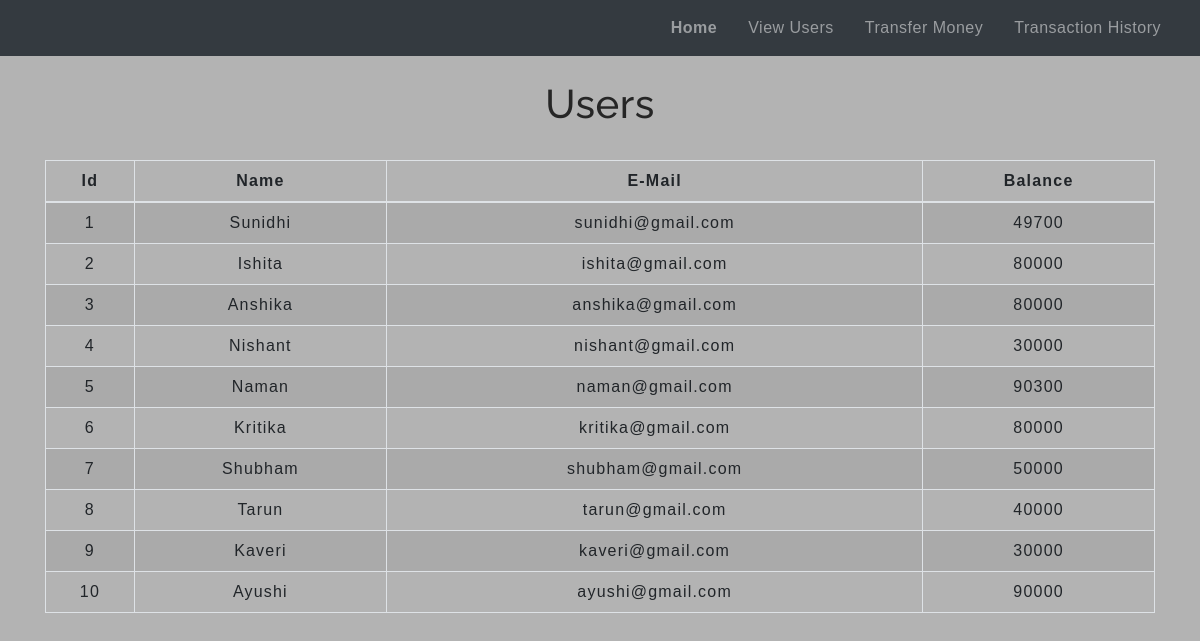
Screenshot of /viewcustomer.php with the database file from the repository.
### tables this page shows
CREATE TABLE `users` (
  `id` int(3) NOT NULL,
  `name` text NOT NULL,
  `email` varchar(30) NOT NULL,
  `balance` int(8) NOT NULL
);

### viewcustomer.php (the view, shortened to what this page needs)
<!DOCTYPE html>
<html lang="en">
<head>
    <link rel="stylesheet" href="https://maxcdn.bootstrapcdn.com/bootstrap/4.0.0/css/bootstrap.min.css"
>
    <link rel="stylesheet" type="text/css" href="css/table.css">
    <link rel="stylesheet" type="text/css" href="css/navbar.css">
</head>
<body style="background-color:#b3b3b3;">
    <?php
    include 'config.php';
    $sql = "SELECT * FROM users";
    $result = mysqli_query($conn,$sql);
?>
    <?php
  include 'navbar.php';
?>
    <div class="container">
        <h2 class="text-center pt-4" style="color:#262626">Users</h2>
        <br>
        <div class="row">
            <div class="col">
                <div class="table-responsive-sm">
                    <table class="table table-hover table-sm table-striped table-condensed table-bordered">
                        <thead>
                            <tr>
                                <th scope="col" class="text-center py-2">Id</th>
                                <th scope="col" class="text-center py-2">Name</th>
                                <th scope="col" class="text-center py-2">E-Mail</th>
                                <th scope="col" class="text-center py-2">Balance</th>
                            </tr>
                        </thead>
                        <tbody>
                            <?php
                    while($rows=mysqli_fetch_assoc($result)){
                ?>
                            <tr>
                                <td class="py-2"><?php echo $rows['id'] ?></td>
                                <td class="py-2"><?php echo $rows['name']?></td>
                                <td class="py-2"><?php echo $rows['email']?></td>
                                <td class="py-2"><?php echo $rows['balance']?></td>
                            </tr>
                            <?php
                    }
                ?>
                        </tbody>
                    </table>
                </div>
            </div>
        </div>
    </div>
</body>
</html>

### css/table.css (style rules this page uses)
* { padding: 0; margin: 0; box-sizing: border-box; font-family: sans-serif; }
h2 { font-size: 40px; }
table { letter-spacing: 1.2px; }
td { text-align: center; }

### css/navbar.css (style rules this page uses)
h2 { color:#00001a; letter-spacing: 0.5px; font-family: raleway; }

### rows the page displays
users: id "1", name "Sunidhi", email "sunidhi@gmail.com", balance "49700"
users: id "2", name "Ishita", email "ishita@gmail.com", balance "80000"
users: id "3", name "Anshika", email "anshika@gmail.com", balance "80000"
users: id "4", name "Nishant", email "nishant@gmail.com", balance "30000"
users: id "5", name "Naman", email "naman@gmail.com", balance "90300"
users: id "6", name "Kritika", email "kritika@gmail.com", balance "80000"
users: id "7", name "Shubham", email "shubham@gmail.com", balance "50000"
users: id "8", name "Tarun", email "tarun@gmail.com", balance "40000"
users: id "9", name "Kaveri", email "kaveri@gmail.com", balance "30000"
users: id "10", name "Ayushi", email "ayushi@gmail.com", balance "90000"
